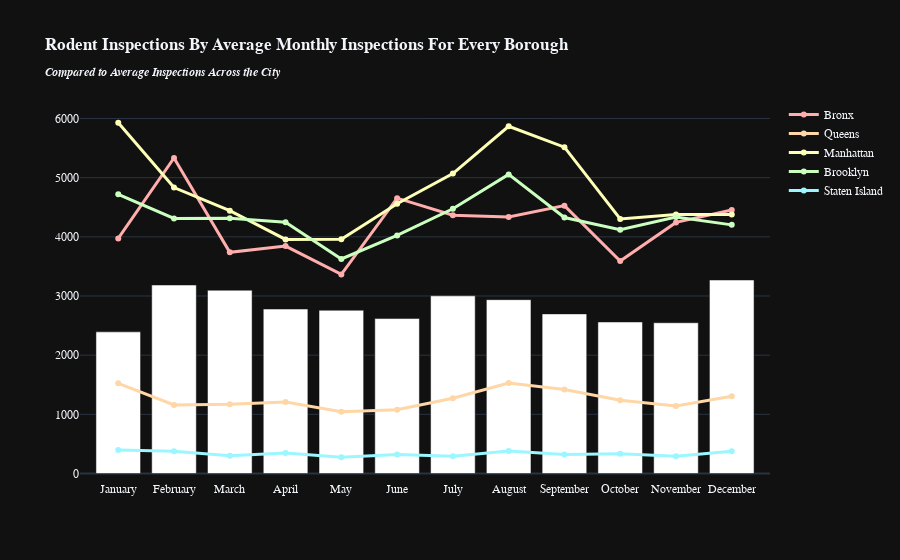

The notebook cell this image was saved under:
### Code cell
# get all of the medians each of the months (jan, feb, march) and then plot that with the same per-borough approach as above
# can also do visualization where we have the mean of each year and then trendlines for the count of each Borough
average_monthly_rodents_by_borough: go.Figure = go.Figure()

# Adding the mean barchart
average_monthly_rodents_by_borough.add_trace(
    go.Bar(
        x = MONTHS,
        y = monthly_rodent_counts_grouped_total.get_column('Inspection_Counts'),
        marker = dict(color = '#FFFFFF'),
        showlegend = False
    )
)

# Adding the line charts for each borough
for i, borough in enumerate(['Bronx', 'Queens', 'Manhattan', 'Brooklyn', 'Staten Island']):
    data = monthly_rodent_counts_grouped_borough.filter(pl.col('Borough') == borough)
    color = RAINBOW_COLOR_SEQ[i]
    average_monthly_rodents_by_borough.add_trace(
        go.Scatter(
            x = MONTHS,
            y = data.get_column('Inspection_Counts'),
            hovertext = borough,
            name = borough,
            line = dict(color=color, width=3)
        )
    )

# Styling
average_monthly_rodents_by_borough.update_layout(
    template = 'plotly_dark',
    title = dict(text = '<b>Rodent Inspections By Average Monthly Inspections For Every Borough</b><br><sub><em>Compared to Average Inspections Across the City</em></sub>'),
    font_family = "Raleway, sans-serif",
)

average_monthly_rodents_by_borough

### Figure 1 — Plotly figure (JSON) as saved in the notebook; plotly's stock layout.template omitted (floating-point values rounded to 4 significant figures)
{"data": [{"marker": {"color": "#FFFFFF"}, "showlegend": false, "type": "bar", "x": ["January", "February", "March", "April", "May", "June", "July", "August", "September", "October", "November", "December"], "y": [2394.0, 3186.0, 3098.0, 2780.0, 2759.0, 2619.0, 3003.0, 2938.0, 2698.0, 2561.0, 2548.0, 3271.0]}, {"hovertext": "Bronx", "line": {"color": "#ffadad", "width": 3}, "name": "Bronx", "type": "scatter", "x": ["January", "February", "March", "April", "May", "June", "July", "August", "September", "October", "November", "December"], "y": [3973.0, 5333.0, 3738.0, 3844.0, 3365.0, 4654.0, 4366.0, 4336.0, 4527.0, 3591.0, 4244.0, 4453.0]}, {"hovertext": "Queens", "line": {"color": "#ffd6a5", "width": 3}, "name": "Queens", "type": "scatter", "x": ["January", "February", "March", "April", "May", "June", "July", "August", "September", "October", "November", "December"], "y": [1525.0, 1159.0, 1168.0, 1209.0, 1043.0, 1079.0, 1273.0, 1530.0, 1418.0, 1238.0, 1141.0, 1307.0]}, {"hovertext": "Manhattan", "line": {"color": "#fdffb6", "width": 3}, "name": "Manhattan", "type": "scatter", "x": ["January", "February", "March", "April", "May", "June", "July", "August", "September", "October", "November", "December"], "y": [5928.0, 4833.0, 4442.0, 3956.0, 3960.0, 4560.0, 5070.0, 5869.0, 5516.0, 4303.0, 4377.0, 4376.0]}, {"hovertext": "Brooklyn", "line": {"color": "#caffbf", "width": 3}, "name": "Brooklyn", "type": "scatter", "x": ["January", "February", "March", "April", "May", "June", "July", "August", "September", "October", "November", "December"], "y": [4718.0, 4311.0, 4316.0, 4249.0, 3626.0, 4024.0, 4474.0, 5056.0, 4326.0, 4119.0, 4334.0, 4202.0]}, {"hovertext": "Staten Island", "line": {"color": "#9bf6ff", "width": 3}, "name": "Staten Island", "type": "scatter", "x": ["January", "February", "March", "April", "May", "June", "July", "August", "September", "October", "November", "December"], "y": [396.9, 377.5, 301.1, 345.4, 274.5, 321.1, 290.3, 379.4, 320.5, 335.1, 290.7, 376.0]}], "layout": {"font": {"family": "Raleway, sans-serif"}, "title": {"text": "<b>Rodent Inspections By Average Monthly Inspections For Every Borough</b><br><sub><em>Compared to Average Inspections Across the City</em></sub>"}}}
